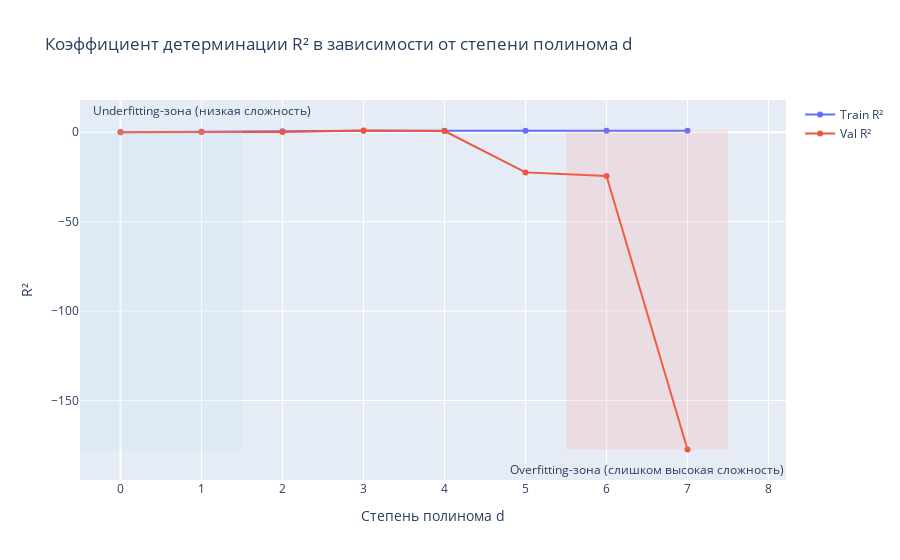

The cell this chart's notebook holds for it:
### Code cell
results = np.array(results, dtype=float)  # shape (len(d_grid), 3)
d_arr = results[:,0]
r2_tr_arr = results[:,1]
r2_vl_arr = results[:,2]

fig = go.Figure()
fig.add_trace(go.Scatter(x=d_arr, y=r2_tr_arr, mode="lines+markers", name="Train R²"))
fig.add_trace(go.Scatter(x=d_arr, y=r2_vl_arr, mode="lines+markers", name="Val R²"))

fig.add_shape(type="rect", x0=-0.5, x1=1.5, y0=min(r2_tr_arr.min(), r2_vl_arr.min())-0.05,
              y1=max(r2_tr_arr.max(), r2_vl_arr.max())+0.05, opacity=0.15, fillcolor="lightblue",
              line=dict(width=0))
fig.add_annotation(x=1, y=np.nanmax(r2_vl_arr), text="Underfitting-зона (низкая сложность)",
                   showarrow=False, yshift=20)

fig.add_shape(type="rect", x0=5.5, x1=7.5, y0=min(r2_tr_arr.min(), r2_vl_arr.min())-0.05,
              y1=max(r2_tr_arr.max(), r2_vl_arr.max())+0.05, opacity=0.15, fillcolor="salmon",
              line=dict(width=0))
fig.add_annotation(x=6.5, y=np.nanmin(r2_vl_arr), text="Overfitting-зона (слишком высокая сложность)",
                   showarrow=False, yshift=-20)

fig.update_layout(
    title="Коэффициент детерминации R^2 в зависимости от d",
    xaxis_title="Степень полинома d",
    yaxis_title="R^2",
    xaxis=dict(dtick=1),
    legend=dict(bgcolor="rgba(255,255,255,0.85)")
)
fig.show()

### Figure 1 — Plotly figure (JSON) as saved in the notebook; plotly's stock layout.template omitted (floating-point values rounded to 4 significant figures)
{"data": [{"mode": "lines+markers", "name": "Train R²", "type": "scatter", "x": [0.0, 1.0, 2.0, 3.0, 4.0, 5.0, 6.0, 7.0], "y": [0.0, 0.3172, 0.5328, 0.8324, 0.8353, 0.8421, 0.8421, 0.8421]}, {"mode": "lines+markers", "name": "Val R²", "type": "scatter", "x": [0.0, 1.0, 2.0, 3.0, 4.0, 5.0, 6.0, 7.0], "y": [-0.01879, 0.07872, 0.1114, 0.9625, 0.6698, -22.46, -24.42, -177.4]}], "layout": {"annotations": [{"showarrow": false, "text": "Underfitting-зона (низкая сложность)", "x": 1, "y": 0.9625, "yshift": 20}, {"showarrow": false, "text": "Overfitting-зона (слишком высокая сложность)", "x": 6.5, "y": -177.4, "yshift": -20}], "legend": {"bgcolor": "rgba(255,255,255,0.85)"}, "shapes": [{"fillcolor": "lightblue", "line": {"width": 0}, "opacity": 0.15, "type": "rect", "x0": -0.5, "x1": 1.5, "y0": -177.4, "y1": 1.013}, {"fillcolor": "salmon", "line": {"width": 0}, "opacity": 0.15, "type": "rect", "x0": 5.5, "x1": 7.5, "y0": -177.4, "y1": 1.013}], "title": {"text": "Коэффициент детерминации R² в зависимости от степени полинома d"}, "xaxis": {"dtick": 1, "title": {"text": "Степень полинома d"}}, "yaxis": {"title": {"text": "R²"}}}}
